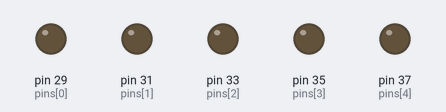
Recording of a program running on a simulated Raspberry Pi (header pin numbers). Shown: output pins drawn as LEDs (lit = HIGH). At 32.0 s the program stops and its outputs stay as they are.

Above: at 0.1 s.
At 3.1 s:
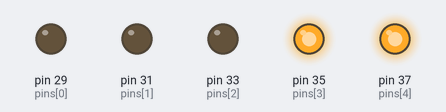
At 7.1 s:
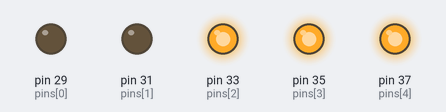
At 15.1 s:
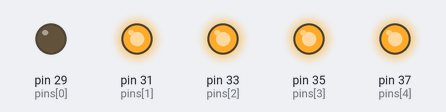
At 23.1 s:
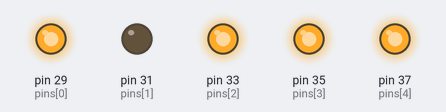
At 31.1 s:
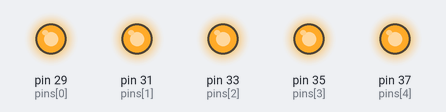
Timing chart, 0 to 33.5 s (numbered marks = the images above):
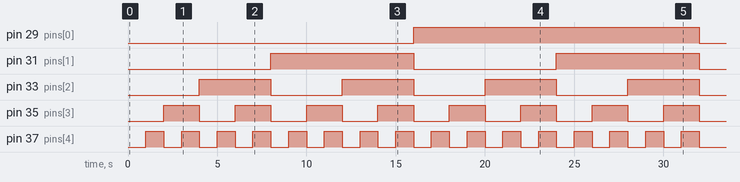

Measured:
- by itself, pin 29 (pins[0]): LOW → HIGH at 16.0 s, → LOW 16.0 s later
- by itself, pin 31 (pins[1]): alternates HIGH for 8.0 s and LOW for 8.0 s
- by itself, pin 33 (pins[2]): alternates HIGH for 4.0 s and LOW for 4.0 s
- by itself, pin 35 (pins[3]): alternates HIGH for 2.0 s and LOW for 2.0 s
- by itself, pin 37 (pins[4]): alternates HIGH for 1.0 s and LOW for 1.0 s

The program:

binary_counter_5bit.py
```python
import RPi.GPIO as GPIO
import time

pins = [29, 31, 33, 35, 37]

GPIO.setmode(GPIO.BOARD)

for pin in pins:
    GPIO.setup(pin, GPIO.OUT)

try:
    for count in range(32):
        binary = format(count, '05b')
        for i in range(5):
            GPIO.output(pins[i], int(binary[i]))
        time.sleep(1)
except KeyboardInterrupt:
    pass
finally:
    GPIO.cleanup()
```
